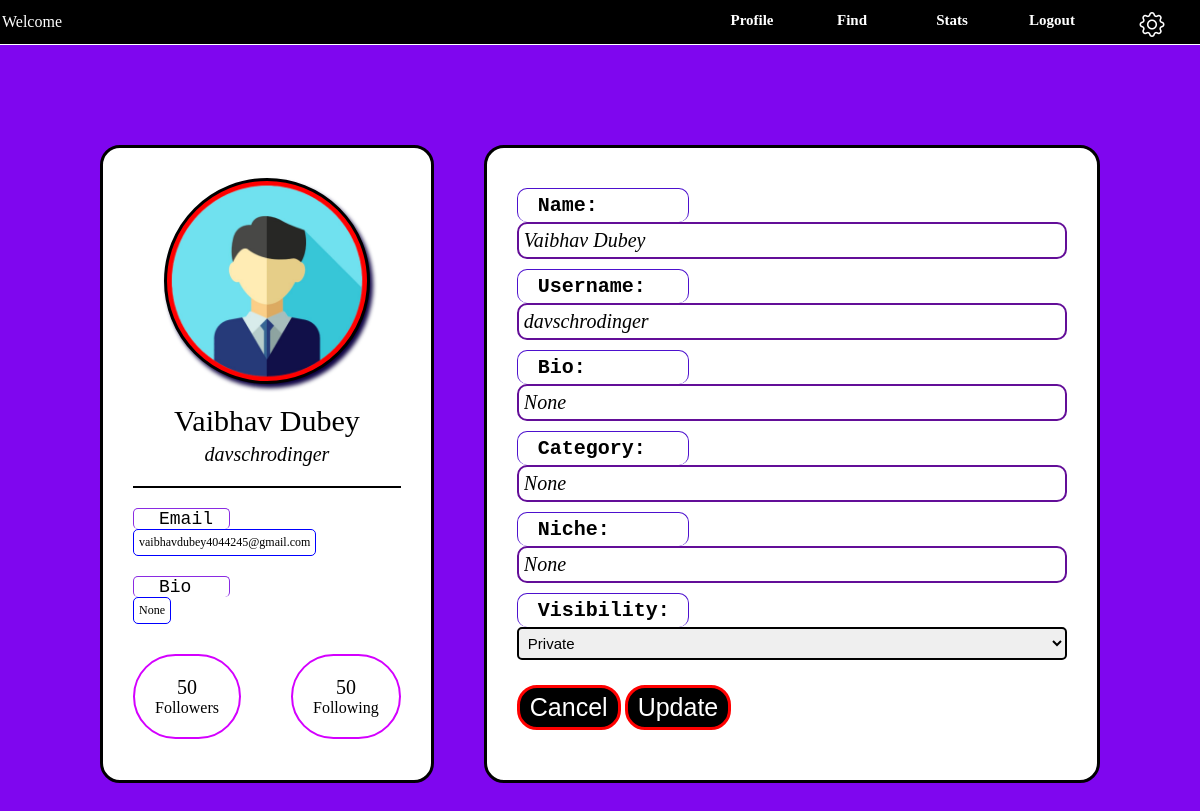
/setting/6 (signed in), run on the app's committed database.
### application/Models.py (models this page shows)
class User(db.Model):
    __tablename__ = 'User'
    id = db.Column(db.Integer, primary_key=True)
    fullname = db.Column(db.String(200), nullable=True)
    username = db.Column(db.String(200), unique=True, nullable=False)
    email = db.Column(db.String(200), unique=True, nullable=False)
    password = db.Column(db.String(100), nullable=False)
    bio = db.Column(db.Text, nullable=True)
    category = db.Column(db.String(100), nullable=True)
    niche = db.Column(db.String(100), nullable=True)
    followers=db.Column(db.Integer, default=0)
    following=db.Column(db.Integer, default=0)
    visibility=db.Column(db.String, default='Private')
    flag=db.Column(db.Boolean, default=False)
    flagCount=db.Column(db.Integer, default=0)
    products = db.relationship('UserProduct', backref='user')

### application/UserController.py (the view, shortened to what this page needs)
@app.route('/setting/<username>', methods=['POST','GET'])
def settingInflu(username):
    if 'userID' in session:
        userID = session['userID']
        user = User.query.get(userID)
        username=user.username
    return render_template('settinginflu.html', username=username, user=user)

### templates/settingInflu.html (shortened to what this page needs)
<!DOCTYPE html>
<html lang="en">
<head>
    <link rel="stylesheet" href="https://cdnjs.cloudflare.com/ajax/libs/bootstrap-icons/1.9.1/font/bootstrap-icons.min.css">
</head>
<body>
    <div class="header">
        <p class="p">Welcome {{fullname}} </p>
        <div class="container">
            <div class="col">
                <a href="{{url_for('dashboard', username=username)}}">Profile</a>
            </div>
            <div class="col">
                <a href="{{url_for('findInflu')}}">Find</a>
            </div>
            <div class="col">
                Stats
            </div>
            <div class="col">
                <a href="{{ url_for('logout') }}">Logout</a>
            </div>
            <div class="col">
                <a href="{{url_for('settingInflu',username=username)}}"><i class="bi bi-gear gear-icon"></i></a>
            </div>
        </div>
    </div>
    <div class="box">
        <div class="card">
            <div class="pfp">
                <img src="/static/pfp.png">
            </div>
            <div class="name">{{user.fullname}} </div>
            <div class="username">{{user.username}} </div>
            <div class="line"></div>
            <div class="det">Email</div>
            <span class="a">{{user.email}} </span>
            <div class="det">Bio</div>
            <span class="a">{{user.bio}} </span>
            <div class="r">
                <span class="b" ><center>50</center>Followers</span>
                <span class="b"><center>50</center>Following</span>
            </div>
        </div>
        <div class="edit">
            <form method="POST">
                <div class="c">
                    <label for="name" >Name:</label>
                    <input type="text" name="fullname" value="{{user.fullname}}">
                    <label for="username" >Username:</label>
                    <input type="text" name="username" value="{{user.username}}">
                    <label for="bio" >Bio:</label>
                    <input type="text" name="bio" value="{{user.bio}}">
                    <label for="category" >Category:</label>
                    <input type="text" name="category" value="{{user.category}}">
                    <label for="niche" >Niche:</label>
                    <input type="text" name="niche" value="{{user.niche}}">
                    <label for="visibility">Visibility:</label>
                    <select name="visibility">
                        <option value="Private" {% if user.visibility == 'Private' %}selected{% endif %}>Private</option>
                    </select>
                </div>
                <div class="buttons">
                    <button type="button"><a href="{{url_for('settingInflu',username=username)}}" >Cancel</a></button>
                    <button type="submit" value="submit">Update</button>
                </div>
            </form>
        </div>
    </div>
</body>
</html>

### templates/settingInflu.html (style rules this page uses)
body { margin: 0; padding: 0; height: 100%; width: 100%; background-color: rgb(127, 6, 239); }
.header { display: flex; justify-content: space-between; align-items: center; width: 100%; background-color: black; padding: 2px; color: white; border-bottom: 1px solid white; }
.p { text-align: center; font-family: Verdana; font-size: 16px; margin: 0; padding: 0; }
.container { display: flex; justify-content: flex-end; }
.col { display: flex; justify-content: center; padding-top: 10px; height: 30px; background-color: rgb(0, 0, 0); width: 100px; font-size: 15px; color: white; font-family: Verdana; font-weight: bolder; }
a { text-decoration: none; color: inherit; }
a:link, a:visited { color: inherit; }
.col .bi { display: flex; }
.bi { font-size: 25px; transition: transform 0.4s; }
.box { display: flex; padding: 100px; gap: 50px; }
.card { display: flex; flex-direction: column; justify-content: flex-start; align-items: center; border: 3px solid rgb(0, 0, 0); border-radius: 20px; padding: 30px; flex-wrap: wrap; background-color: white; }
.pfp { display: flex; height: 200px; width: 200px; margin-top: 30px; margin: 0 auto; border: 3px solid black; border-radius: 50%; background-color: red; overflow: hidden; box-shadow: 3px 4px 4px rgb(12, 1, 65); }
.pfp img { width: 100%; height: 100%; object-fit: cover; }
.name { margin-top: 20px; font-size: 30px; font-family:cursive ; }
.username { margin-top: 5px; font-size: 20px; font-family: cursive; font-style: italic; }
.line { height: 2px; width: 100%; margin-top: 20px ; background-color: black; }
.det { justify-content: flex-start; align-self: start; width: 70px; border: 1px ; border-style: solid solid none solid; border-radius: 5px; border-color: blueviolet; margin-top: 20px; padding-left: 25px; font-size: 18px; font-family: monospace; }
.a { justify-content: flex-start; align-self: start; padding: 5px; margin-top: 0px; border: 1px; border-radius: 5px; border-style:solid; border-color: blue; font-size: 12px; font-family: cursive; }
.r { margin-top: 30px; display: grid; grid-template-columns: repeat(2,1fr); gap: 50px; }
.b { padding: 20px; font-family: cursive; border: 2px solid rgb(212, 0, 255); border-radius: 50px; }
.b center { font-size: 20px; }
.edit { display: block; justify-content: center; align-items: center; height: auto; width: 60%; border: 3px solid black; border-radius: 20px; padding: 30px; background-color: rgb(255, 255, 255); }
.c { display: grid; }
label { margin-top: 10px; font-size: 20px; font-family: monospace; font-weight: bold; border: 1px solid rgb(77, 17, 206); width: 100px; border-style: solid solid none solid; border-radius: 10px; padding: 5px; padding-left: 20px; padding-right: 50px; }
input { font-size: 20px; font-family: cursive; font-style: italic; border: 2px solid rgb(99, 14, 152); border-radius: 10px; padding-left: 20px; padding: 5px; }
button { padding: 5px; padding-left: 10px; padding-right: 10px; margin: 20px auto; border: 3px solid red; border-radius: 20px; background-color: black; color: white; font-size: 25px; transition: 0.4s ease-in-out; }
select { font-size: 15px; width: 100%; box-sizing: border-box; border: 2px solid black; border-radius: 5px; padding: 5px; margin-bottom: 5px; }

### data on the page
User: fullname "Vaibhav Dubey", username "davschrodinger", email "vaibhavdubey4044245@gmail.com", bio "None", category "None", niche "None", visibility "Private"
